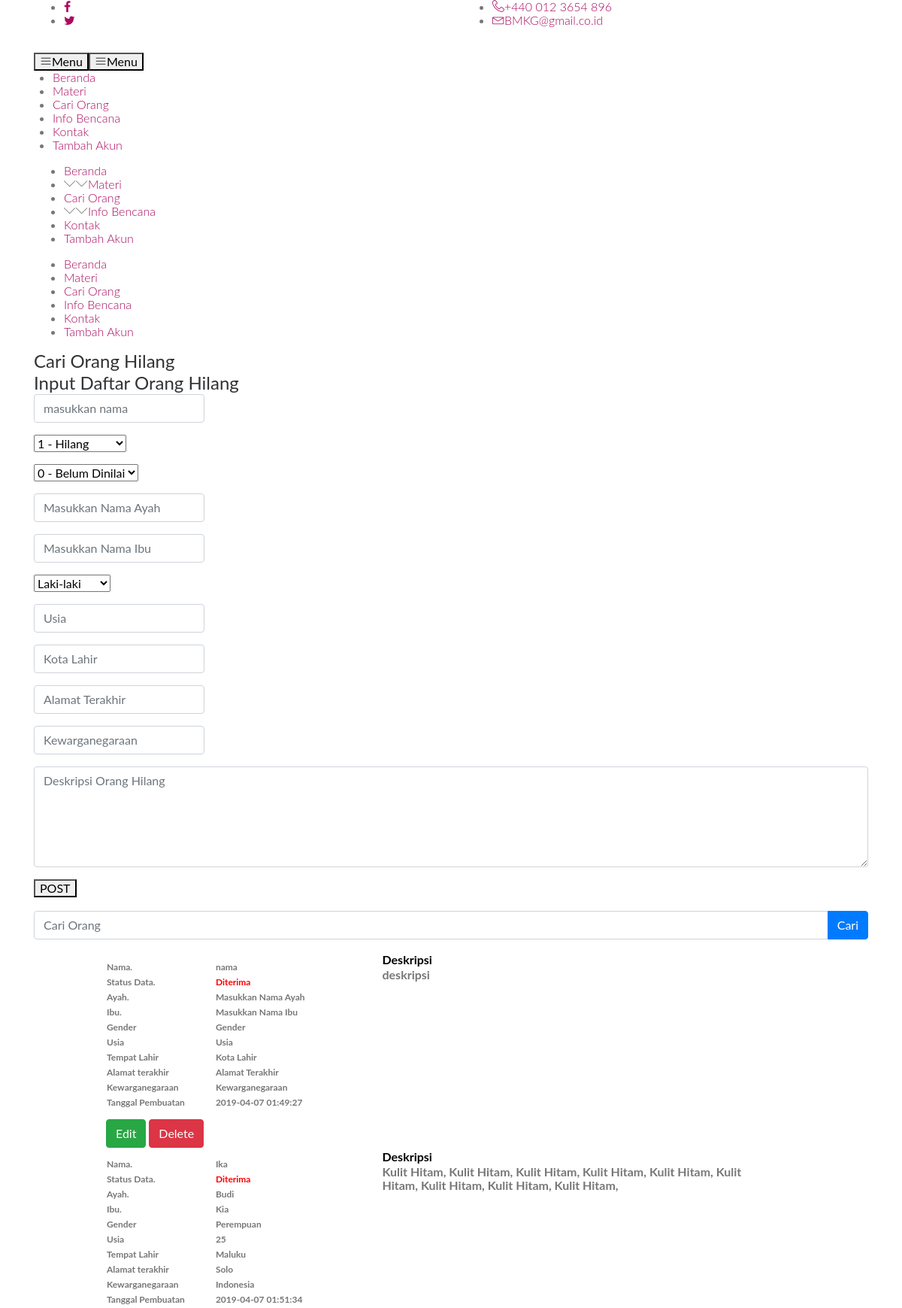
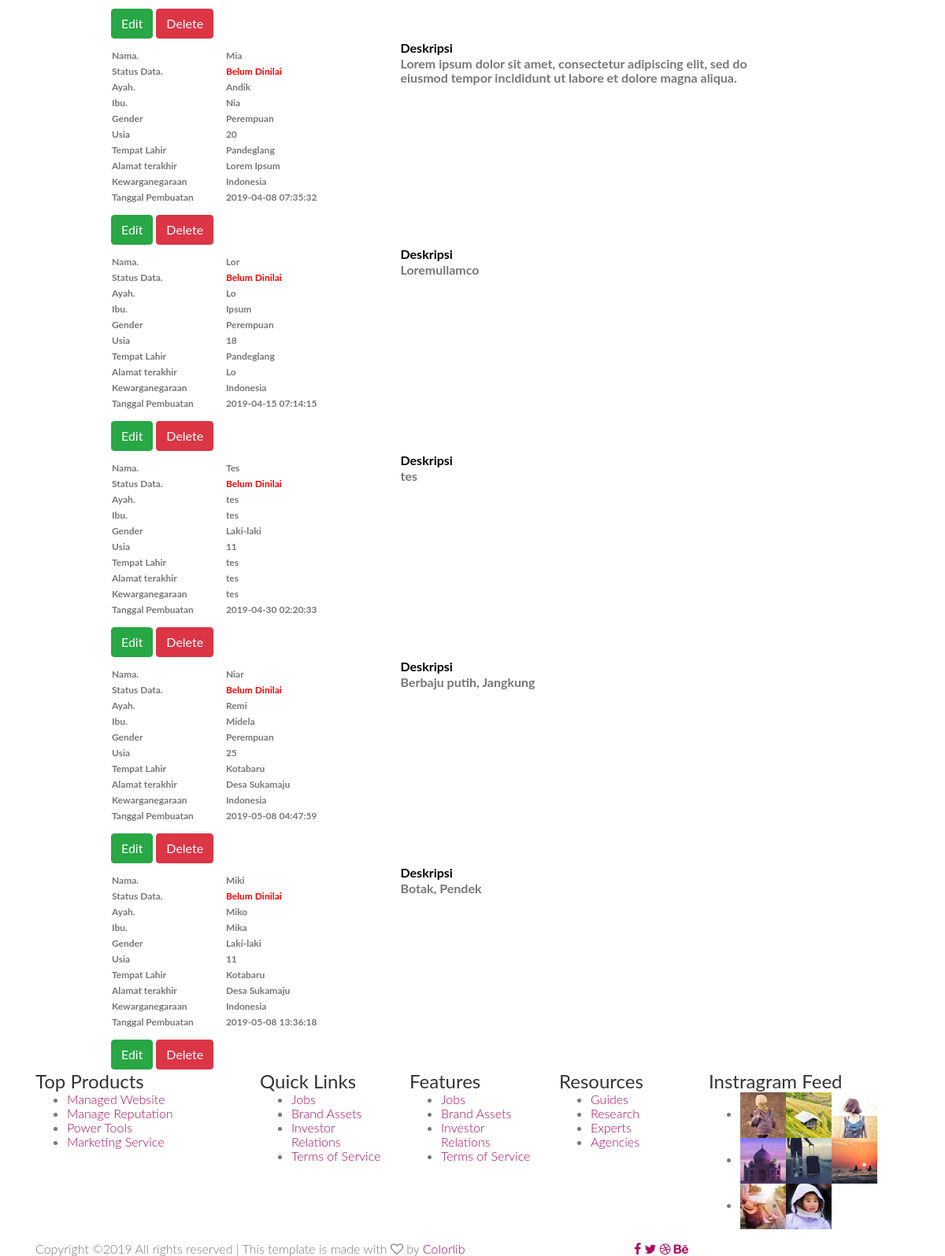
Page /AdminPilihanOrangHilang.php on the committed database (2 pictures, top to bottom).
### tables this page shows
CREATE TABLE `dataorang` (
  `ID_Orang` int(11) NOT NULL,
  `status` int(11) NOT NULL,
  `nilai` int(11) NOT NULL,
  `Nama` varchar(20) NOT NULL,
  `NamaAyah` varchar(20) NOT NULL,
  `NamaIbu` varchar(20) NOT NULL,
  `Gender` varchar(20) NOT NULL,
  `Usia` varchar(20) NOT NULL,
  `TempatLahir` varchar(20) NOT NULL,
  `AlamatAkhir` varchar(20) NOT NULL,
  `Kewarganegaraan` varchar(20) NOT NULL,
  `Tanggal` timestamp NOT NULL DEFAULT CURRENT_TIMESTAMP,
  `Deskripsi` varchar(500) NOT NULL
);

CREATE TABLE `penilaian` (
  `id_nilai` int(11) NOT NULL,
  `nilai_status` varchar(20) NOT NULL
);

### AdminPilihanOrangHilang.php (the view, shortened to what this page needs)
<?php
	require('konek.php');
?>
<!DOCTYPE html>
<html lang="zxx" class="no-js">
	<head>
		<link rel="stylesheet" href="css/linearicons.css">
		<link rel="stylesheet" href="css/font-awesome.min.css">
		<link rel="stylesheet" href="css/bootstrap.css">
		<link rel="stylesheet" href="css/magnific-popup.css">
		<link rel="stylesheet" href="css/nice-select.css">
		<link rel="stylesheet" href="css/animate.min.css">
		<link rel="stylesheet" href="css/owl.carousel.css">
		<link rel="stylesheet" href="css/jquery-ui.css">
		<link rel="stylesheet" href="css/main.css">
	</head>
	<body>
		<header>
			<?php include "includes/header-admin.php"; ?>
		</header>
		<div class="site-main-container">
			<section class="latest-post-area pb-120">
				<div class="container no-padding">
					<div class="row">
						<div class="col-lg-12 post-list">
							<div class="latest-post-wrap">
								<h4 class="cat-title">Cari Orang Hilang</h4>
								<div class="comment-form">
									<h4>Input Daftar Orang Hilang</h4>
										<?php
										if(isset($_GET['edit'])){
										$mysqli = new mysqli('localhost','root','','psi') or die(mysql_error($mysqli));
										$res=mysqli_query($mysqli,"SELECT * FROM dataorang WHERE ID_Orang='".$_GET['edit']."'");
										$hasil=mysqli_fetch_assoc($res);
										$nama = $hasil['Nama'];
										$status = $hasil['status'];
										$nilai = $hasil['nilai'];
										$ayah = $hasil['NamaAyah'];
										$ibu = $hasil['NamaIbu'];
										$jk = $hasil['Gender'];
										$usia = $hasil['Usia'];
										$kota = $hasil['TempatLahir'];
										$alamat = $hasil['AlamatAkhir'];
										$negara = $hasil['Kewarganegaraan'];
										$deskrip = $hasil['Deskripsi'];
										?>
								<form action="proses.php" method="POST">
										<input type="text" class="form-control"
											    value="<?php echo $_GET['edit']; ?>" hidden="hidden" placeholder="masukkan nama" name="id" >
										<div class="form-group form-inline">
											    <input type="text" class="form-control"
											    value="<?php echo $nama; ?>" placeholder="masukkan nama" name="nama" required oninvalid="this.setCustomValidity('Nama Belum Diisi')" oninput="setCustomValidity('')">
										</div>
										<div class="form-group form-inline">
											<select name="stat" value="<?php echo $status; ?>">
												<option value="Hilang" <?php if($status=="1"){echo "selected";} ?> >Hilang</option>
												<option value="Ditemukan" <?php if($status=="2"){echo "selected";} ?> >Ditemukan</option>
											</select>
										</div>
										<div class="form-group form-inline">
											<select name="nilai" value="<?php echo $nilai; ?>">
												<option value="BelumNilai" <?php if($nilai=="0"){echo "selected";} ?> >Belum Dinilai</option>
												<option value="Diterima" <?php if($nilai=="1"){echo "selected";} ?> >Diterima</option>
												<option value="Ditolak" <?php if($nilai=="2"){echo "selected";} ?> >Ditolak</option>
											</select>
										</div>
										<div class="form-group form-inline">
											<input type="text"
											value="<?php echo $ayah; ?>" class="form-control" placeholder="Masukkan Nama Ayah" name="namaayah" required oninvalid="this.setCustomValidity('Nama Ayah Belum Diisi')" oninput="setCustomValidity('')">
										</div>
										<div class="form-group form-inline">
											<input type="text"
											value="<?php echo $ibu; ?>" class="form-control" placeholder="Masukkan Nama Ibu" name="namaibu" required oninvalid="this.setCustomValidity('Nama Ibu Belum Diisi')" oninput="setCustomValidity('')">
										</div>
										<div class="form-group form-inline">
											<select name="gender" value="<?php echo $jk; ?>">
												<option value="Laki-laki" <?php if($jk=="Laki-laki"){ echo "selected"; } ?> >Laki-laki</option>
												<option value="Perempuan" <?php if($jk=="Perempuan"){ echo "selected"; } ?> >Perempuan</option>
											</select>
										</div>
										<div class="form-group form-inline">
											<input type="text"
											value="<?php echo $usia; ?>" class="form-control"  placeholder="Usia" name="usia" required oninvalid="this.setCustomValidity('Usia Belum Diisi')" oninput="setCustomValidity('')">
										</div>
										<div class="form-group form-inline">
											<input type="text"
											value="<?php echo $kota; ?>" class="form-control" placeholder="Kota Lahir" name="kota" required oninvalid="this.setCustomValidity('Kota Lahir Belum Diisi')" oninput="setCustomValidity('')">
										</div>
										<div class="form-group form-inline">
											<input type="text"
											value="<?php echo $alamat; ?>" class="form-control" placeholder="Alamat Terakhir" name="alamat" required oninvalid="this.setCustomValidity('Alamat Terakhir Belum Diisi')" oninput="setCustomValidity('')">
										</div>
										<div class="form-group form-inline">
											<input type="text"
											value="<?php echo $negara; ?>" class="form-control" placeholder ="Kewarganegaraan" name="negara" required oninvalid="this.setCustomValidity('Negara Belum Diisi')" oninput="setCustomValidity('')">
										</div>
										<div class="form-group">
											<textarea class="form-control mb-10"
											rows="5" placeholder="Deskripsi Orang Hilang" required oninvalid="this.setCustomValidity('Deskripsi Belum Diisi')" oninput="setCustomValidity('')" onblur="this.placeholder = 'Deskripsi Orang Hilang'" name="deskripsi"><?php echo $deskrip; ?></textarea>
										</div>
										<button type="submit" class="primary-btn text-uppercase" name="update">Post</button>
									</form>
								</div>
											<?php }
											else{ ?>
										<form action="proses.php" method="POST">
										<div class="form-group form-inline">
											<input type="text" class="form-control" value="" placeholder="masukkan nama" name="nama" required oninvalid="this.setCustomValidity('Nama Belum Diisi')" oninput="setCustomValidity('')">
										</div>
										<div class="form-group form-inline">
											<select name="stat" value="<?php echo $stat; ?>">
												<?php
													$result=mysqli_query($con,"SELECT * FROM status");
													foreach ($result as $row) {
														echo '<option value="'.$row['ID_Status'].'">'.$row['ID_Status']." - ".$row['Status'].'</option>';
													}
												?>
											</select>
										</div>
										<div class="form-group form-inline">
											<select name="nilai" value="<?php echo $nilai; ?>">
												<?php
													$result=mysqli_query($con,"SELECT * FROM penilaian");
													foreach ($result as $row) {
														echo '<option value="'.$row['id_nilai'].'"> '.$row['id_nilai']." - ".$row['nilai_status'].'</option>';
													}
												?>
											</select>
										</div>
										<div class="form-group form-inline">
											<input type="text"
											value="" class="form-control" placeholder="Masukkan Nama Ayah" name="namaayah" required oninvalid="this.setCustomValidity('Nama Ayah Belum Diisi')" oninput="setCustomValidity('')">
										</div>
										<div class="form-group form-inline">
											<input type="text"
											value="" class="form-control"  required="" placeholder="Masukkan Nama Ibu" name="namaibu" required oninvalid="this.setCustomValidity('Nama Ibu Belum Diisi')" oninput="setCustomValidity('')">
										</div>
										<div class="form-group form-inline">
											<select name="gender"  required="" value="">
												<option value="Laki-laki">Laki-laki</option>
											</select>
										</div>
										<div class="form-group form-inline">
											<input type="text"
											value="" class="form-control" placeholder="Usia" name="usia" required oninvalid="this.setCustomValidity('Usia Belum Diisi')" oninput="setCustomValidity('')">
										</div>
										<div class="form-group form-inline">
											<input type="text"
											value="" class="form-control" required oninvalid="this.setCustomValidity('Kota Lahir Belum Diisi')" oninput="setCustomValidity('')"  placeholder="Kota Lahir" name="kota">
										</div>
										<div class="form-group form-inline">
											<input type="text"
											value="" class="form-control" required oninvalid="this.setCustomValidity('Alamat Terakhir Belum Diisi')" oninput="setCustomValidity('')" placeholder="Alamat Terakhir" name="alamat">
										</div>
										<div class="form-group form-inline">
											<input type="text"
											value="" class="form-control" required oninvalid="this.setCustomValidity('Negara Belum Diisi')" oninput="setCustomValidity('')" placeholder ="Kewarganegaraan" name="negara">
										</div>
										<div class="form-group">
											<textarea class="form-control mb-10"
											value="" rows="5" placeholder="Deskripsi Orang Hilang" required oninvalid="this.setCustomValidity('Deskripsi Belum Diisi')" oninput="setCustomValidity('')" onblur="this.placeholder = 'Deskripsi Orang Hilang'" name="deskripsi"></textarea>
										</div>
										<button type="submit" class="primary-btn text-uppercase" name="save">Post</button>
									</form>
								</div>
							<?php } ?>
								<br>
								<form action="" method="GET">
									<div class="input-group mb-3">
										<input type="text" class="form-control" placeholder="Cari Orang" name="namaOrang" aria-label="Orang Hilang" aria-describedby="basic-addon2">
											<div class="input-group-append">
												<button type="submit" class="btn btn-primary" name="cari">Cari</button>
											</div>
									</div>
								</form>
								<div class="single-latest-post row align-items-center">
									<div class="col-lg-1 post-left">
									</div>
									<div class="col-lg-10 post-right">
										<p class="meta">
											<table>
															<?php
															$mysqli = new mysqli('localhost', 'root', '', 'psi') or die(mysql_error($mysqli));
															if(isset($_GET['cari'])){
																$cari = $_GET['namaOrang'];
																$data = $mysqli->query("SELECT dataorang.ID_Orang, dataorang.Nama, penilaian.nilai_status, dataorang.NamaAyah, dataorang.NamaIbu, dataorang.Gender, dataorang.Usia, dataorang.TempatLahir, dataorang.AlamatAkhir, dataorang.Kewarganegaraan, dataorang.Deskripsi, dataorang.Tanggal FROM dataorang, penilaian WHERE dataorang.nilai = penilaian.id_nilai AND status ='1' AND Nama like '%".$cari."%'");
															}else{
																$data = $mysqli->query("SELECT dataorang.ID_Orang, dataorang.Nama, penilaian.nilai_status, dataorang.NamaAyah, dataorang.NamaIbu, dataorang.Gender, dataorang.Usia, dataorang.TempatLahir, dataorang.AlamatAkhir, dataorang.Kewarganegaraan, dataorang.Deskripsi, dataorang.Tanggal FROM dataorang INNER JOIN penilaian WHERE dataorang.nilai = penilaian.id_nilai AND status ='1'");
																}
																?>
															<?php
															while ($row = $data->fetch_assoc()): ?>
												<tr>
													<th rowspan="2">
														<table style="font-size: 12px">
															<tr>
															    <th style="padding-right: 10px">Nama.</th>
															    <th style="padding-right: 100px"><?php echo $row['Nama']; ?></th>
												  			</tr>
															<tr>
															    <th style="padding-right: 10px">Status Data.</th>
															    <th style="padding-right: 100px"><font color="red"><?php echo $row['nilai_status']; ?></font></th>
												  			</tr>
												  			<tr>
															    <th style="padding-right: 10px">Ayah.</th>
															    <th style="padding-right: 100px"><?php echo $row['NamaAyah']; ?></th>
												  			</tr>
												  			<tr>
															    <th style="padding-right: 10px">Ibu.</th>
															    <th style="padding-right: 100px"><?php echo $row['NamaIbu']; ?></th>
												  			</tr>
												  			<tr>
															    <th style="padding-right: 10px">Gender</th>
															    <th style="padding-right: 100px"><?php echo $row['Gender']; ?></th>
												  			</tr>
												  			<tr>
															    <th style="padding-right: 10px">Usia</th>
															    <th style="padding-right: 100px"><?php echo $row['Usia']; ?></th>
												  			</tr>
												  			<tr>
															    <th style="padding-right: 10px">Tempat Lahir</th>
															    <th style="padding-right: 100px"><?php echo $row['TempatLahir']; ?></th>
												  			</tr>
												  			<tr>
															    <th style="padding-right: 40px">Alamat terakhir</th>
															    <th><?php echo $row['AlamatAkhir']; ?></th>
												  			</tr>
												  			<tr>
															    <th style="padding-right: 40px">Kewarganegaraan</th>
															    <th><?php echo $row['Kewarganegaraan']; ?></th>
												  			</tr>
												  			<tr>
															    <th style="padding-right: 40px">Tanggal Pembuatan</th>
															    <th><?php echo $row['Tanggal']; ?></th>
															</tr>
														</table>
													</th>
												</tr>
												<tr>
													<th width="500px">
														<table>
															<tr>
															    <th style="color: black; padding-right: 50px" width="500px" >Deskripsi</th>
												  			</tr>
												  			<tr>
												  				<th width="500px" colspan="2" height="200px" align="right" valign="top">
												  					<?php echo $row['Deskripsi']; ?>
												  				</th>
												  			</tr>
														</table>
													</th>
												</tr>
												<tr>
													<th>
														<a href="AdminPilihanOrangHilang.php?edit=<?php echo $row['ID_Orang']; ?>" class="btn btn-success">Edit</a>
														<a href="proses.php?delete=<?php echo $row['ID_Orang']; ?>" class="btn btn-danger">Delete</a>
													</th>
												</tr>
												<?php endwhile; ?>
											</table>
										</p>
									</div>
								</div>
						</div>
					</div>
				</div>
			</div>
		</section>
		</div>
		<?php include "includes/footer.php"; ?>
	</body>
</html>

### Magazine - Doc/css/main.css (style rules this page uses)
body { background-color:#FFF; font-family: "Lato", sans-serif; font-weight: 300; font-size:16px; line-height:18px; color:#777; }
p { margin:0; }
h1, h2, h3, h4, h5, h6 { color: #333; margin:0; font-weight: normal; }
section p { line-height: 28px; }

### rows in the picture
dataorang: Nama "nama", nilai.nilai_status "Diterima", NamaAyah "Masukkan Nama Ayah", NamaIbu "Masukkan Nama Ibu", Gender "Gender", Usia "Usia", TempatLahir "Kota Lahir", AlamatAkhir "Alamat Terakhir", Kewarganegaraan "Kewarganegaraan", Tanggal "2019-04-07 01:49:27", Deskripsi "deskripsi"
dataorang: Nama "Ika", nilai.nilai_status "Diterima", NamaAyah "Budi", NamaIbu "Kia", Gender "Perempuan", Usia "25", TempatLahir "Maluku", AlamatAkhir "Solo", Kewarganegaraan "Indonesia", Tanggal "2019-04-07 01:51:34", Deskripsi "Kulit Hitam, Kulit Hitam, Kulit Hitam, Kulit Hitam, Kulit Hitam, Kulit Hitam, Kulit Hitam, Kulit Hitam, Kulit Hitam,"
dataorang: Nama "Mia", nilai.nilai_status "Belum Dinilai", NamaAyah "Andik", NamaIbu "Nia", Gender "Perempuan", Usia "20", TempatLahir "Pandeglang", AlamatAkhir "Lorem Ipsum", Kewarganegaraan "Indonesia", Tanggal "2019-04-08 07:35:32", Deskripsi "Lorem ipsum dolor sit amet, consectetur adipiscing elit, sed do eiusmod tempor incididunt ut labore et dolore magna aliqua."
dataorang: Nama "Lor", nilai.nilai_status "Belum Dinilai", NamaAyah "Lo", NamaIbu "Ipsum", Gender "Perempuan", Usia "18", TempatLahir "Pandeglang", AlamatAkhir "Lo", Kewarganegaraan "Indonesia", Tanggal "2019-04-15 07:14:15", Deskripsi "Loremullamco"
dataorang: Nama "Tes", nilai.nilai_status "Belum Dinilai", NamaAyah "tes", NamaIbu "tes", Gender "Laki-laki", Usia "11", TempatLahir "tes", AlamatAkhir "tes", Kewarganegaraan "tes", Tanggal "2019-04-30 02:20:33", Deskripsi "tes"
dataorang: Nama "Niar", nilai.nilai_status "Belum Dinilai", NamaAyah "Remi", NamaIbu "Midela", Gender "Perempuan", Usia "25", TempatLahir "Kotabaru", AlamatAkhir "Desa Sukamaju", Kewarganegaraan "Indonesia", Tanggal "2019-05-08 04:47:59", Deskripsi "Berbaju putih, Jangkung"
dataorang: Nama "Miki", nilai.nilai_status "Belum Dinilai", NamaAyah "Miko", NamaIbu "Mika", Gender "Laki-laki", Usia "11", TempatLahir "Kotabaru", AlamatAkhir "Desa Sukamaju", Kewarganegaraan "Indonesia", Tanggal "2019-05-08 13:36:18", Deskripsi "Botak, Pendek"

### other values in the picture
form field stat "1 - Hilang"
form field nilai "0 - Belum Dinilai"
